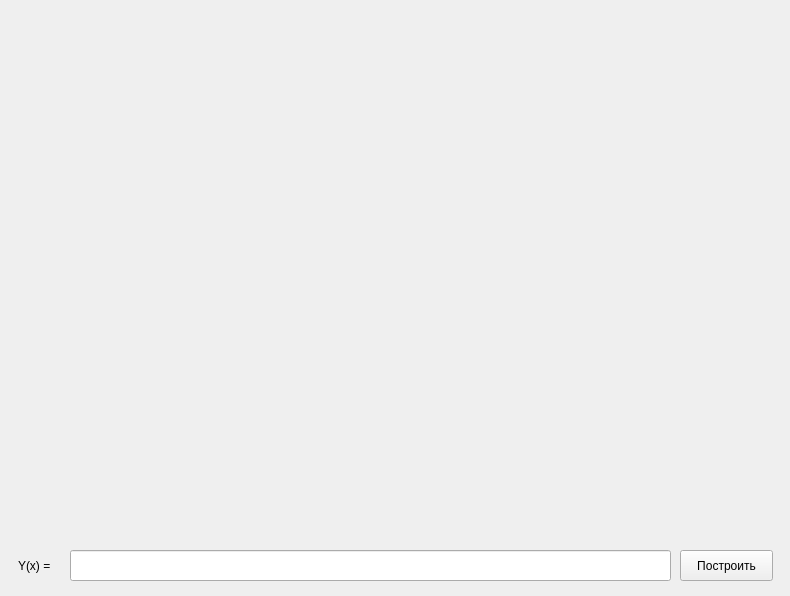
<?xml version="1.0" encoding="UTF-8"?>
<ui version="4.0">
 <class>MainWindow</class>
 <widget class="QMainWindow" name="MainWindow">
  <property name="geometry">
   <rect>
    <x>0</x>
    <y>0</y>
    <width>790</width>
    <height>596</height>
   </rect>
  </property>
  <property name="windowTitle">
   <string>MainWindow</string>
  </property>
  <widget class="QWidget" name="centralwidget">
   <widget class="PlotWidget" name="graphWidget" native="true">
    <property name="geometry">
     <rect>
      <x>10</x>
      <y>10</y>
      <width>771</width>
      <height>531</height>
     </rect>
    </property>
   </widget>
   <widget class="QPushButton" name="pushButton">
    <property name="geometry">
     <rect>
      <x>680</x>
      <y>550</y>
      <width>93</width>
      <height>31</height>
     </rect>
    </property>
    <property name="text">
     <string>Построить</string>
    </property>
   </widget>
   <widget class="QLineEdit" name="lineEdit">
    <property name="geometry">
     <rect>
      <x>70</x>
      <y>550</y>
      <width>601</width>
      <height>31</height>
     </rect>
    </property>
   </widget>
   <widget class="QLabel" name="label">
    <property name="geometry">
     <rect>
      <x>18</x>
      <y>550</y>
      <width>51</width>
      <height>31</height>
     </rect>
    </property>
    <property name="styleSheet">
     <string notr="true">font: 10pt &quot;MS Shell Dlg 2&quot;;</string>
    </property>
    <property name="text">
     <string>Y(x) = </string>
    </property>
    <property name="textFormat">
     <enum>Qt::PlainText</enum>
    </property>
   </widget>
  </widget>
 </widget>
 <customwidgets>
  <customwidget>
   <class>PlotWidget</class>
   <extends>QWidget</extends>
   <header>pyqtgraph</header>
   <container>1</container>
  </customwidget>
 </customwidgets>
 <resources/>
 <connections/>
</ui>
